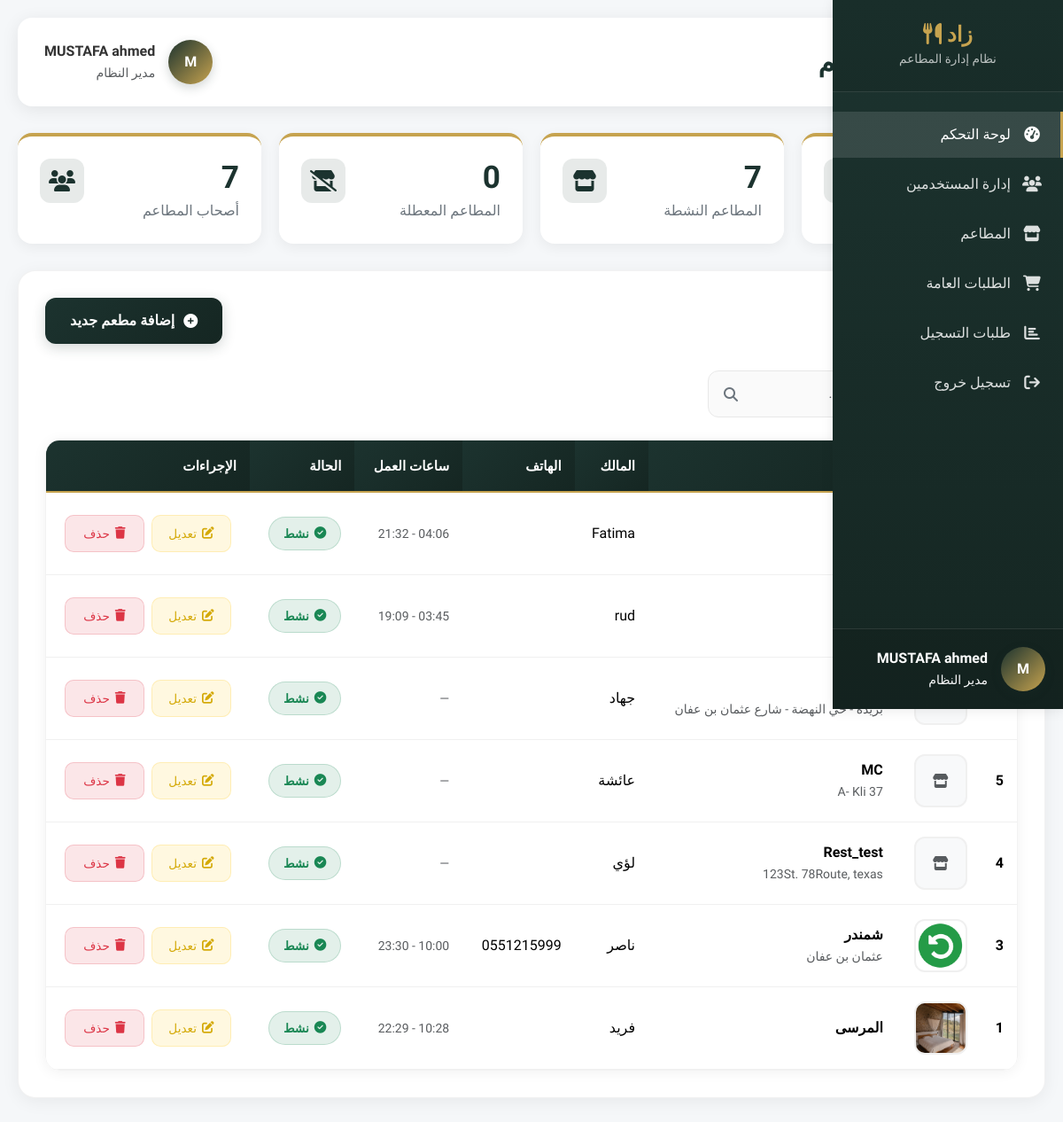
Screenshot of /web/admin/restaurants.php (signed in) with the database file from the repository.
### tables this page shows
CREATE TABLE `restaurants` (
  `id` int(11) NOT NULL,
  `name` varchar(255) NOT NULL,
  `logo` varchar(255) DEFAULT NULL,
  `owner_id` int(11) NOT NULL,
  `address` varchar(255) DEFAULT NULL,
  `description` text DEFAULT NULL,
  `phone` varchar(50) DEFAULT NULL,
  `working_hours` varchar(100) DEFAULT NULL,
  `status` enum('active','inactive') DEFAULT 'active',
  `created_at` timestamp NULL DEFAULT current_timestamp()
);

CREATE TABLE `users` (
  `id` int(11) NOT NULL,
  `name` varchar(100) NOT NULL,
  `email` varchar(150) NOT NULL,
  `password` varchar(255) NOT NULL,
  `phone` varchar(20) DEFAULT NULL,
  `last_login` datetime DEFAULT NULL,
  `role` enum('admin','owner','customer') NOT NULL,
  `created_at` timestamp NULL DEFAULT current_timestamp(),
  `avatar` varchar(255) DEFAULT NULL
);

### web/admin/restaurants.php (the view, shortened to what this page needs)
<?php
require_once __DIR__ . '/includes/db.php';
$owners = $pdo->query("SELECT id, name FROM users WHERE role = 'owner' ORDER BY name ASC")->fetchAll(PDO::FETCH_ASSOC);
$sql = "
SELECT restaurants.*, users.name AS owner_name
FROM restaurants
INNER JOIN users ON restaurants.owner_id = users.id
ORDER BY restaurants.id DESC
";
$restaurants = $pdo->query($sql)->fetchAll(PDO::FETCH_ASSOC);
$total_restaurants = $pdo->query("SELECT COUNT(*) FROM restaurants")->fetchColumn();
$active_restaurants = $pdo->query("SELECT COUNT(*) FROM restaurants WHERE status = 'active'")->fetchColumn();
$inactive_restaurants = $pdo->query("SELECT COUNT(*) FROM restaurants WHERE status = 'inactive'")->fetchColumn();
?>
<!DOCTYPE html>
<html lang="ar" dir="rtl">
<head>
  <link href="https://cdn.jsdelivr.net/npm/bootstrap@5.3.3/dist/css/bootstrap.rtl.min.css" rel="stylesheet">
  <link rel="stylesheet" href="https://cdnjs.cloudflare.com/ajax/libs/font-awesome/6.5.0/css/all.min.css">
</head>
<body>
  <?php include __DIR__ . '/includes/sidebar_admin.php'; ?>
  <div class="main-content">
    <div class="header-bar">
      <div class="d-flex align-items-center">
        <h1><i class="fas fa-store text-gold"></i> إدارة المطاعم</h1>
      </div>
      <div class="user-info">
        <div class="user-avatar">
          <?= strtoupper(substr($_SESSION['name'], 0, 1)) ?>
        </div>
        <div class="text-start">
          <div class="fw-bold"><?= htmlspecialchars($_SESSION['name']) ?></div>
          <small class="text-muted">مدير النظام</small>
        </div>
      </div>
    </div>
    <div class="stats-grid">
      <div class="stat-card">
        <div class="stat-icon">
          <i class="fas fa-store"></i>
        </div>
        <div class="card-content">
          <h3><?= $total_restaurants ?></h3>
          <p>إجمالي المطاعم</p>
        </div>
      </div>
      <div class="stat-card">
        <div class="stat-icon">
          <i class="fas fa-store"></i>
        </div>
        <div class="card-content">
          <h3><?= $active_restaurants ?></h3>
          <p>المطاعم النشطة</p>
        </div>
      </div>
      <div class="stat-card">
        <div class="stat-icon">
          <i class="fas fa-store-slash"></i>
        </div>
        <div class="card-content">
          <h3><?= $inactive_restaurants ?></h3>
          <p>المطاعم المعطلة</p>
        </div>
      </div>
      <div class="stat-card">
        <div class="stat-icon">
          <i class="fas fa-users"></i>
        </div>
        <div class="card-content">
          <h3><?= count($owners) ?></h3>
          <p>أصحاب المطاعم</p>
        </div>
      </div>
    </div>
    <div class="content-card">
      <div class="content-header">
        <h2><i class="fas fa-list-alt text-gold"></i> قائمة المطاعم</h2>
        <button class="btn btn-primary-custom" data-bs-toggle="modal" data-bs-target="#addModal">
          <i class="fas fa-plus-circle"></i>
          إضافة مطعم جديد
        </button>
      </div>
      <div class="controls-row">
        <div class="search-container">
          <input type="text" id="searchBox" class="form-control search-box" placeholder="ابحث باسم المطعم أو المالك ...">
          <i class="fas fa-search search-icon"></i>
        </div>
      </div>
      <div class="table-container">
        <div class="table-responsive">
          <table class="table table-hover" id="restaurantsTable">
            <thead>
              <tr>
                <th>#</th>
                <th>الشعار</th>
                <th>المطعم</th>
                <th>المالك</th>
                <th>الهاتف</th>
                <th>ساعات العمل</th>
                <th>الحالة</th>
                <th>الإجراءات</th>
              </tr>
            </thead>
            <tbody>
              <?php if (!empty($restaurants)): ?>
                <?php foreach ($restaurants as $r): ?>
                  <tr data-id="<?= $r['id'] ?>">
                    <td class="fw-bold"><?= $r['id'] ?></td>
                    <td>
                      <?php if ($r['logo']): ?>
                        <img src="../uploads/restaurants/<?= htmlspecialchars($r['logo']) ?>" class="logo-img">
                      <?php else: ?>
                        <div class="logo-img bg-light d-flex align-items-center justify-content-center">
                          <i class="fas fa-store text-muted"></i>
                        </div>
                      <?php endif; ?>
                    </td>
                    <td>
                      <div class="fw-bold"><?= htmlspecialchars($r['name']) ?></div>
                      <small class="text-muted"><?= htmlspecialchars($r['address']) ?></small>
                    </td>
                    <td><?= htmlspecialchars($r['owner_name'] ?? '', ENT_QUOTES, 'UTF-8') ?></td>
                    <td><?= htmlspecialchars($r['phone'] ?? '', ENT_QUOTES, 'UTF-8') ?></td>
                    <td>
                      <small class="text-muted"><?= htmlspecialchars($r['working_hours'] ?? '—') ?></small>
                    </td>
                    <td>
                      <span class="status-badge status-<?= $r['status'] ?>">
                        <i class="fas fa-<?= $r['status'] === 'active' ? 'check-circle' : 'pause-circle' ?>"></i>
                        <?= $r['status'] === 'active' ? 'نشط' : 'معطل' ?>
                      </span>
                    </td>
                    <td>
                      <div class="action-buttons">
                        <button class="btn-action btn-edit edit-btn"
                          data-id="<?= $r['id'] ?>"
                          data-name="<?= htmlspecialchars($r['name']) ?>"
                          data-owner="<?= $r['owner_id'] ?>"
                          data-phone="<?= htmlspecialchars($r['phone']) ?>"
                          data-address="<?= htmlspecialchars($r['address']) ?>"
                          data-working="<?= htmlspecialchars($r['working_hours']) ?>"
                          data-status="<?= $r['status'] ?>"
                          data-logo="<?= htmlspecialchars($r['logo']) ?>">
                          <i class="fas fa-edit"></i>
                          تعديل
                        </button>
                        <button class="btn-action btn-delete delete-btn" data-id="<?= $r['id'] ?>">
                          <i class="fas fa-trash"></i>
                          حذف
                        </button>
                      </div>
                    </td>
                  </tr>
                <?php endforeach; ?>
              <?php endif; ?>
            </tbody>
          </table>
        </div>
      </div>
    </div>
  </div>
  <div class="toast-container position-fixed top-0 end-0 p-3" id="toastContainer"></div>
</body>
</html>

### web/admin/includes/sidebar_admin.php (shortened to what this page needs)
<aside class="sidebar">
  <div class="sidebar-header">
    <h3>زاد <i class="fas fa-utensils"></i></h3>
    <small>نظام إدارة المطاعم</small>
  </div>
  <nav class="sidebar-menu">
    <ul class="nav flex-column">
      <li class="nav-item">
        <a class="nav-link active" href="index.php">
          <i class="fas fa-tachometer-alt"></i>
          <span>لوحة التحكم</span>
        </a>
      </li>
      <li class="nav-item">
        <a class="nav-link" href="users.php">
          <i class="fas fa-users"></i>
          <span>إدارة المستخدمين</span>
        </a>
      </li>
      <li class="nav-item">
        <a class="nav-link" href="restaurants.php">
          <i class="fas fa-store"></i>
          <span>المطاعم</span>
        </a>
      </li>
      <li class="nav-item">
        <a class="nav-link" href="orders_all.php">
          <i class="fas fa-shopping-cart"></i>
          <span>الطلبات العامة</span>
        </a>
      </li>
      <li class="nav-item">
        <a class="nav-link" href="requests.php">
          <i class="fas fa-chart-bar"></i>
          <span>طلبات التسجيل</span>
        </a>
      </li>
      <li class="nav-item">
        <a class="nav-link" href="logout.php">
          <i class="fas fa-sign-out"></i>
          <span>تسجيل خروج</span>
        </a>
      </li>
    </ul>
  </nav>
  <div class="sidebar-footer">
    <div class="d-flex align-items-center">
      <div class="user-avatar">
        <?= strtoupper(substr($_SESSION['name'], 0, 1)) ?>
      </div>
      <div>
        <div class="text-white fw-bold"><?= htmlspecialchars($_SESSION['name']) ?></div>
        <small class="text-light">مدير النظام</small>
      </div>
    </div>
  </div>
</aside>

### web/admin/includes/sidebar_admin.php (style rules this page uses)
:root { --main-color: #1C332F; --gold: #C6A34F; --light-bg: #f8f9fa; --white: #ffffff; --transition: all 0.3s ease; }
.sidebar { width: 260px; background: linear-gradient(180deg, var(--main-color) 0%, #152622 100%); color: white; position: fixed; top: 0; right: 0; height: 100vh; overflow-y: auto; z-index: 1000; box-shadow: 2px 0 15px rgba(0, 0, 0, 0.1); }
.sidebar-header { padding: 25px 20px; border-bottom: 1px solid rgba(255, 255, 255, 0.1); text-align: center; background-color: rgba(0, 0, 0, 0.1); }
.sidebar-header h3 { color: var(--gold); font-weight: 800; margin: 0; font-size: 1.5rem; }
.sidebar-header small { color: rgba(255, 255, 255, 0.7); font-size: 0.85rem; }
.sidebar-menu { padding: 20px 0; }
.sidebar-menu .nav-link { color: rgba(255, 255, 255, 0.85); padding: 14px 20px; margin: 2px 0; border-radius: 0; transition: var(--transition); font-weight: 500; display: flex; align-items: center; border-right: 3px solid transparent; }
.sidebar-menu .nav-link i { margin-left: 12px; font-size: 1.1rem; width: 24px; text-align: center; }
.sidebar-menu .nav-link.active { color: white; background-color: rgba(255, 255, 255, 0.12); border-right-color: var(--gold); }
.sidebar-footer { padding: 20px; border-top: 1px solid rgba(255, 255, 255, 0.1); position: absolute; bottom: 0; width: 100%; background-color: rgba(0, 0, 0, 0.1); }

### rows the page displays
restaurants: logo (picture), owner.name "Fatima", working_hours "04:06 - 21:32", status "نشط"
restaurants: logo (picture), owner.name "rud", working_hours "03:45 - 19:09", status "نشط"
restaurants: address "بريدة - حي النهضة - شارع عثمان بن عفان", owner.name "جهاد", working_hours "—", status "نشط"
restaurants: id "5", name "MC", address "37 A- Kli", owner.name "عائشة", working_hours "—", status "نشط"
restaurants: id "4", name "Rest_test", address "123St. 78Route, texas", owner.name "لؤي", working_hours "—", status "نشط"
restaurants: id "3", logo (picture), name "شمندر", address "عثمان بن عفان", owner.name "ناصر", phone "0551215999", working_hours "10:00 - 23:30", status "نشط"
restaurants: id "1", logo (picture), name "المرسى", owner.name "فريد", working_hours "10:28 - 22:29", status "نشط"

### other values shown
substr($_SESSION['name'], 0, 1) "M"
$_SESSION['name'] "MUSTAFA ahmed"
$total_restaurants "7"
$active_restaurants "7"
$inactive_restaurants "0"
count($owners) "7"
